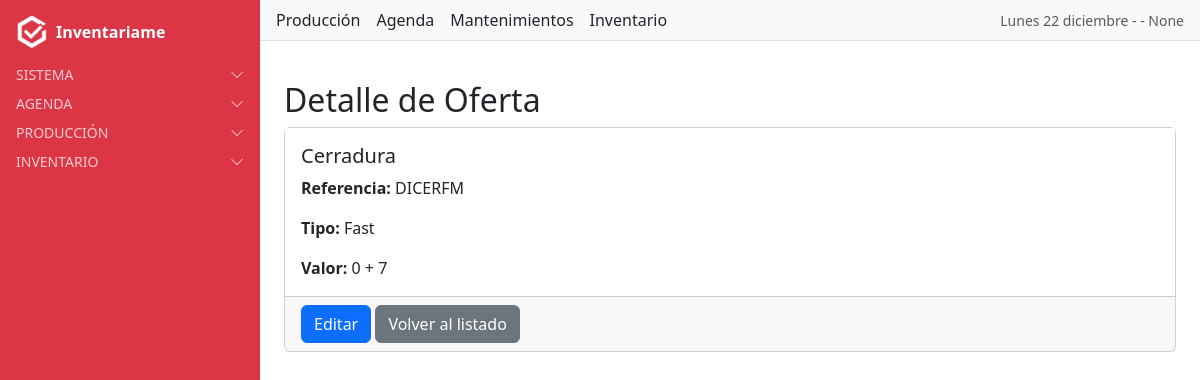
The page /ofertas/31/detail/ (signed in) on the database its author committed.
### users/models.py (models this page shows, shortened)
class PerfilUsuario(models.Model):
    TIPOS_USUARIO = [
        ("grupo", "Grupo"),
        ("individual", "Individual"),
    ]
    usuario = models.OneToOneField(User, on_delete=models.CASCADE, related_name="perfil")
    tipo_usuario = models.CharField(max_length=10, choices=TIPOS_USUARIO, default="individual")
    matricula = models.CharField(
        max_length=50,
        unique=True,              # ✅ ahora no se puede repetir
        blank=True,
        null=True,
        help_text="Identificador único de matrícula"
    )
    nombre_grupo = models.CharField(max_length=100, blank=True, null=True)
    grupo_django = models.ForeignKey(Group, on_delete=models.SET_NULL, blank=True, null=True)
    creado = models.DateTimeField(auto_now_add=True)
    actualizado = models.DateTimeField(auto_now=True)

### oferta/models.py (models this page shows, shortened)
class Oferta(models.Model):
    nombre = models.CharField(max_length=150)
    referencia = models.ForeignKey(
        Referencia,
        on_delete=models.CASCADE,
        related_name="ofertas",
        default=1
    )
    valor = models.IntegerField(
        choices=[(3, "0 + 3"), (4, "0 + 4"), (5, "0 + 5"), (7, "0 + 7"), (10, "0 + 10")],
        help_text="Selecciona uno de los valores permitidos"
    )
    class Meta:
        verbose_name = "Oferta"
        verbose_name_plural = "Ofertas"
        ordering = ["nombre"]

### referencias/models.py (models this page shows, shortened)
class Referencia(models.Model):
    nombre = models.CharField(max_length=150)
    tipo = models.ForeignKey(Tipo, on_delete=models.CASCADE, related_name="referencias")
    class Meta:
        verbose_name = "Referencia"
        verbose_name_plural = "Referencias"
        ordering = ["nombre"]

class Tipo(models.Model):
    nombre = models.CharField(max_length=50)
    class Meta:
        verbose_name = "Tipo"
        verbose_name_plural = "Tipos"

### oferta/views.py (the view)
# urls.py: path("<int:pk>/detail/", views.oferta_detail, name="oferta_detail"),
@login_required
def oferta_detail(request, pk):
    oferta = get_object_or_404(Oferta.objects.select_related("referencia", "referencia__tipo"), pk=pk)
    return render(request, "oferta/oferta_detail.html", {"oferta": oferta})

### inventariame/context_processors.py (called while the page is built)
def fecha_hoy(request):
    hoy = formats.date_format(datetime.now(), "l d F", use_l10n=True)
    return {"fecha_hoy": hoy.capitalize()}

def mes_y_anio(request):
    fecha = formats.date_format(datetime.now(), "F Y", use_l10n=True)
    return {"mes_y_anio": fecha.capitalize()}

### users/context_processors.py (called while the page is built)
def alertas_processor(request):
    if not request.user.is_authenticated:
        return {}
    ahora = timezone.now()
    proximas_con_recordatorio = Cita.objects.filter(
        usuario=request.user, recordatorio=True,
        fecha__gte=ahora, fecha__lte=ahora + timedelta(days=1)
    )
    if proximas_con_recordatorio.exists():
        return {"alertas": f"Tienes {proximas_con_recordatorio.count()} cita(s) con recordatorio en 24h"}
    return {}

### oferta/templates/oferta/oferta_detail.html
{% extends "base.html" %}
{% block content_authenticated %}
<div class="container mt-4">
  <h2>Detalle de Oferta</h2>
  <div class="card">
    <div class="card-body">
      <h5 class="card-title">{{ oferta.nombre }}</h5>
      <p class="card-text"><strong>Referencia:</strong> {{ oferta.referencia.nombre }}</p>
      <p class="card-text"><strong>Tipo:</strong> {{ oferta.referencia.tipo.nombre }}</p>
      <p class="card-text"><strong>Valor:</strong> 0 + {{ oferta.valor }}</p>
    </div>
    <div class="card-footer">
      <a href="{% url 'oferta_editar' oferta.pk %}" class="btn btn-primary">Editar</a>
      <a href="{% url 'oferta_list' %}" class="btn btn-secondary">Volver al listado</a>
    </div>
  </div>
</div>
{% endblock %}

### templates/includes/navbar_authenticated.html (shortened to what this page needs)
<nav class="navbar bg-light border-bottom px-3 d-flex flex-wrap align-items-center justify-content-between gap-3">
  <div class="d-none d-lg-flex gap-3">
    <a href="{% url 'users:dashboard' %}" class="nav-link text-dark">Producción</a>
    <a href="{% url 'cita_list' %}" class="nav-link text-dark">Agenda</a>
    <a href="{% url 'mantenimiento_list' %}" class="nav-link text-dark">Mantenimientos</a>
    <a href="{% url 'stock_list' %}" class="nav-link text-dark">Inventario</a>
  </div>
  <div class="d-flex align-items-center gap-2">
    <span class="text-muted small"> {{ fecha_hoy }} -  {{ user.first_name }} - {{ user.perfil.matricula }} </span>
  </div>
</nav>

### static/css/dashboard.css (style rules this page uses)
.card-body { background-color: #ffffff; }

### rows shown on the page
Oferta: nombre "Cerradura", referencia.nombre "DICERFM", referencia.tipo.nombre "Fast", valor "7"

### other values the page prints
{{ fecha_hoy }} "Lunes 22 diciembre"
{{ user.perfil.matricula }} "None"
